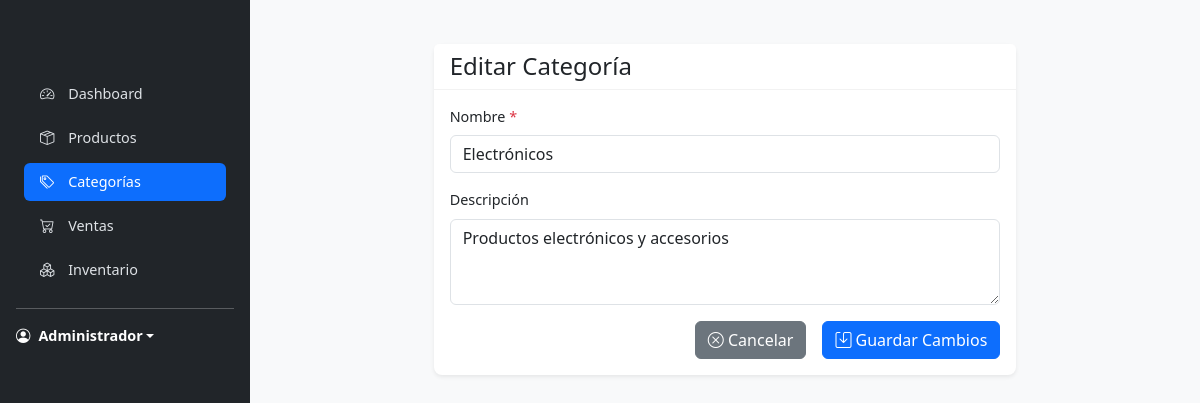
/categories/1/edit (signed in), run on the app's committed database.
### tables this page shows
CREATE TABLE IF NOT EXISTS categories (
    id INT AUTO_INCREMENT PRIMARY KEY,
    name VARCHAR(100) NOT NULL,
    description TEXT,
    created_at TIMESTAMP DEFAULT CURRENT_TIMESTAMP,
    updated_at TIMESTAMP DEFAULT CURRENT_TIMESTAMP ON UPDATE CURRENT_TIMESTAMP
);

### config/database.php (called while the page is built, shortened)
<?php
class Database {
    public function getConnection() {
        $this->conn = null;
        try {
            $this->conn = new PDO("mysql:host=" . DB_HOST . ";dbname=" . DB_NAME, DB_USER, DB_PASS);
            $this->conn->setAttribute(PDO::ATTR_ERRMODE, PDO::ERRMODE_EXCEPTION);
            $this->conn->exec("set names utf8");
        } catch(PDOException $e) {
            echo "Error de conexión: " . $e->getMessage();
        }
        return $this->conn;
    }
}

### app/controllers/CategoriesController.php (called while the page is built, shortened)
<?php
require_once 'BaseController.php';
class CategoriesController extends BaseController {
    private $categoryModel;
    public function __construct() {
        $this->categoryModel = $this->model('Category');
    }
    public function edit($id) {
        $category = $this->categoryModel->getById($id);
        $this->render('categories/edit', [
            'title' => 'Editar Categoría: ' . $category['name'],
            'category' => $category,
            'errors' => []
        ]);
    }
}

### index.php (called while the page is built, shortened)
<?php
require_once __DIR__ . '/config/database.php';
require_once __DIR__ . '/core/Router.php';
$router = new Router();
$router->get('/auth/login', 'AuthController@login');
$router->post('/auth/login', 'AuthController@login');
$router->post('/auth/logout', 'AuthController@logout');
$router->get('/auth/register', 'AuthController@register');
$router->post('/auth/register', 'AuthController@register');
$router->get('/user', 'UserController@index');
$router->get('/', function() {
    if (!isset($_SESSION['role'])) {
        header('Location: /auth/login');
        exit();
    }
    if ($_SESSION['role'] === 'admin') {
        header('Location: /dashboard');
        exit();
    } else {
        header('Location: /user');
        exit();
    }
});
$router->get('/dashboard', 'DashboardController@index');
$router->get('/products', 'ProductsController@index');
$router->get('/products/create', 'ProductsController@create');
$router->post('/products', 'ProductsController@store');
$router->put('/products/{id}', 'ProductsController@update');
$router->get('/products/{id}', 'ProductsController@show');
$router->get('/products/{id}/edit', 'ProductsController@edit');
$router->post('/products/{id}/update', 'ProductsController@update');
$router->delete('/products/{id}', 'ProductsController@delete');
$router->get('/categories', 'CategoriesController@index');
$router->get('/categories/create', 'CategoriesController@create');
$router->post('/categories', 'CategoriesController@store');
$router->get('/categories/{id}', 'CategoriesController@show');
$router->get('/categories/{id}/edit', 'CategoriesController@edit');
$router->put('/categories/{id}', 'CategoriesController@update');
$router->delete('/categories/{id}', 'CategoriesController@delete');
$router->get('/inventory', 'InventoryController@index');
$router->get('/inventory/create', 'InventoryController@create');
$router->post('/inventory', 'InventoryController@store');
$router->get('/inventory/{id}', 'InventoryController@show');
$router->get('/products/{id}/inventory', 'InventoryController@productHistory');
$router->get('/sales', 'SalesController@index');
$router->get('/sales/create', 'SalesController@create');
$router->post('/sales', 'SalesController@store');
$router->post('/sales/store', 'SalesController@store');
$router->post('/sales/removeFromCart', 'SalesController@removeFromCart');
$router->get('/sales/{id}/edit', 'SalesController@edit');
$router->post('/sales/{id}/update', 'SalesController@update');
$router->post('/sales/{id}/cancel', 'SalesController@cancel');
$router->post('/sales/addToCart', 'SalesController@addToCart');
$router->get('/sales/{id}/show', 'SalesController@show');
$router->setNotFound(function() {
    http_response_code(404);
    require __DIR__ . '/app/views/errors/404.php';
});
$router->dispatch();

### app/models/Category.php (called while the page is built, shortened)
<?php
class Category {
    private $conn;
    private $table_name = "categories";
    public function __construct($db) {
        $this->conn = $db;
    }
    public function getById($id) {
        $query = "SELECT * FROM " . $this->table_name . " WHERE id = :id LIMIT 1";
        $stmt = $this->conn->prepare($query);
        $stmt->bindParam(':id', $id);
        $stmt->execute();
        return $stmt->fetch(PDO::FETCH_ASSOC);
    }
}

### app/views/categories/edit.php (the view, shortened to what this page needs)
<?php include __DIR__ . '/../layouts/header.php'; ?>
<div class="container mt-4">
    <div class="row justify-content-center">
        <div class="col-md-8">
            <div class="card">
                <div class="card-header">
                    <h2 class="h4 mb-0">Editar Categoría</h2>
                </div>
                <div class="card-body">
                    <form action="/categories/<?= $category['id'] ?>" method="POST">
                        <div class="mb-3">
                            <label for="name" class="form-label">Nombre <span class="text-danger">*</span></label>
                            <input type="text" class="form-control <?= isset($errors['name']) ? 'is-invalid' : '' ?>"
                                   id="name" name="name" value="<?= htmlspecialchars($category['name'] ?? '') ?>" required>
                        </div>
                        <div class="mb-3">
                            <label for="description" class="form-label">Descripción</label>
                            <textarea class="form-control <?= isset($errors['description']) ? 'is-invalid' : '' ?>"
                                     id="description" name="description" rows="3"><?= htmlspecialchars($category['description'] ?? '') ?></textarea>
                        </div>
                        <div class="d-grid gap-2 d-md-flex justify-content-md-end">
                            <a href="/categories/<?= $category['id'] ?>" class="btn btn-secondary me-md-2">
                                <i class="bi bi-x-circle"></i> Cancelar
                            </a>
                            <button type="submit" class="btn btn-primary">
                                <i class="bi bi-save"></i> Guardar Cambios
                            </button>
                        </div>
                    </form>
                </div>
            </div>
        </div>
    </div>
</div>
<?php include __DIR__ . '/../layouts/footer.php'; ?>

### core/Router.php (shortened to what this page needs)
<?php
class Router {
    private $routes = [];
    private function addRoute($method, $path, $handler) {
        $pattern = $this->pathToRegex($path);
        $this->routes[$method][$pattern] = $handler;
    }
    private function pathToRegex($path) {
        if ($path === '/') {
            return '#^/$#';
        }
        $pattern = preg_replace('/\{([^\/]+)\}/', '([^/]+)', $path);
        return '#^' . $pattern . '$#';
    }
    public function dispatch() {
        $method = $_SERVER['REQUEST_METHOD'];
        $path = parse_url($_SERVER['REQUEST_URI'], PHP_URL_PATH);
        $path = rtrim($path, '/');
        foreach ($this->routes[$method] as $pattern => $handler) {
            if (preg_match($pattern, $path, $matches)) {
                array_shift($matches);
                $this->handleRoute($handler, $matches);
                return;
            }
        }
    }
    private function handleRoute($handler, $params = []) {
        if (is_string($handler)) {
            list($controllerName, $method) = explode('@', $handler);
            $controllerFile = __DIR__ . '/../app/controllers/' . $controllerName . '.php';
            if (file_exists($controllerFile)) {
                $controller = new $controllerName();
                if (method_exists($controller, $method)) {
                    call_user_func_array([$controller, $method], $params);
                    return;
                }
            }
        }
    }
}

### app/views/layouts/sidebar.php (shortened to what this page needs)
<div class="d-flex flex-column flex-shrink-0 p-3 text-white">
    <ul class="nav nav-pills flex-column mb-auto">
        <?php if (isset($_SESSION['role']) && $_SESSION['role'] === 'admin'): ?>
            <li class="nav-item">
                <a href="/dashboard" class="nav-link <?= str_contains($_SERVER['REQUEST_URI'], 'dashboard') ? 'active' : '' ?>">
                    <i class="bi bi-speedometer2"></i> Dashboard
                </a>
            </li>
            <li>
                <a href="/products" class="nav-link <?= str_contains($_SERVER['REQUEST_URI'], 'products') ? 'active' : '' ?>">
                    <i class="bi bi-box-seam"></i> Productos
                </a>
            </li>
            <li>
                <a href="/categories" class="nav-link <?= str_contains($_SERVER['REQUEST_URI'], 'categories') ? 'active' : '' ?>">
                    <i class="bi bi-tags"></i> Categorías
                </a>
            </li>
            <li>
                <a href="/sales" class="nav-link <?= str_contains($_SERVER['REQUEST_URI'], 'sales') ? 'active' : '' ?>">
                    <i class="bi bi-cart-check"></i> Ventas
                </a>
            </li>
            <li>
                <a href="/inventory" class="nav-link <?= str_contains($_SERVER['REQUEST_URI'], 'inventory') ? 'active' : '' ?>">
                    <i class="bi bi-boxes"></i> Inventario
                </a>
            </li>
        <?php endif; ?>
    </ul>
    <hr>
    <div class="dropdown">
        <a href="#" class="d-flex align-items-center text-white text-decoration-none dropdown-toggle" id="dropdownUser1" data-bs-toggle="dropdown">
            <i class="bi bi-person-circle me-2"></i>
            <strong><?= htmlspecialchars($_SESSION['full_name'] ?? 'Usuario') ?></strong>
        </a>
    </div>
</div>

### app/views/layouts/header.php (style rules this page uses)
:root { --sidebar-width: 250px; }
body { font-size: 0.9rem; background-color: #f8f9fa; }
.nav-link { color: #dee2e6; padding: 0.5rem 1rem; margin: 0.2rem 0.5rem; border-radius: 0.25rem; }
.nav-link:hover, .nav-link.active { background-color: rgba(255, 255, 255, 0.1); color: #fff; }
.nav-link i { margin-right: 10px; width: 20px; text-align: center; }
.card { border: none; border-radius: 0.5rem; box-shadow: 0 0.125rem 0.25rem rgba(0, 0, 0, 0.075); margin-bottom: 1.5rem; }
.card-header { background-color: #fff; border-bottom: 1px solid rgba(0, 0, 0, 0.05); font-weight: 600; }

### data on the page
categories: name "Electrónicos", description "Productos electrónicos y accesorios"
